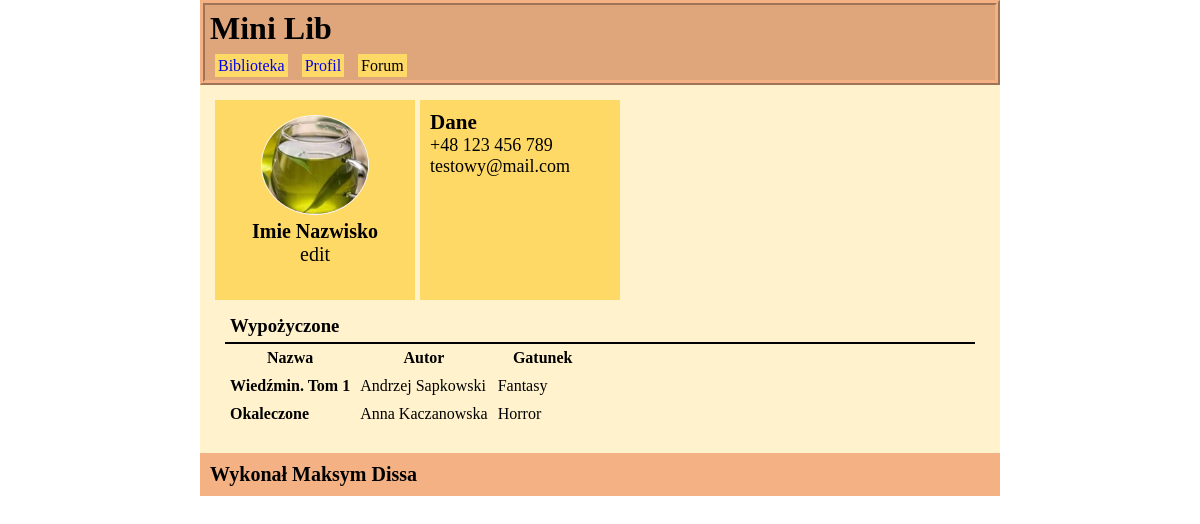
Page /part/profile.php on the committed database.
### tables this page shows
CREATE TABLE `book` (
  `id` int(11) NOT NULL,
  `name` varchar(30) NOT NULL,
  `autor` varchar(30) NOT NULL,
  `genre` varchar(30) NOT NULL
);

### part/profile.php (the view, shortened to what this page needs)
<!DOCTYPE html>
<html>
<head>
	<link rel="stylesheet" type="text/css" href="style/style_2.css">
</head>
<body>
	<div class="strona">
		<div class="banner">
			<?php require 'header.php';?>
		</div>
	<div class="profile">
		<div class="nickname">
			<img src="picture/green-tea.jpg" class="avatar" style="border-radius: 50%; height: 100px; border: 1px solid whitesmoke;">
			<p><b>Imie Nazwisko</b></p>
			<p>edit</p>
		</div>
		<div class="dane">
			<h3>Dane</h3>
			<p>+48 123 456 789</p>
			<p>testowy@mail.com</p>
		</div>
		<div class="borrow">
			<div class="book">
				<h3>Wypożyczone</h3>
				<table>
				<tr>
				<th>Nazwa</th>
				<th>Autor</th>
				<th>Gatunek</th>
				</tr>
<?php
	require 'script.php';
$sql = "SELECT `book`.`name`, `book`.`autor`, `book`.`genre`, `user`.`nickname` FROM `borrow` INNER JOIN `user` ON `borrow`.`user_id` = `user`.`id` INNER JOIN `book` ON `borrow`.`book_id` = `book`.`id`";
$result = $conn->query($sql);
if($result->num_rows > 0)
{
while($row = $result->fetch_assoc())
{
    echo "<tr>
        <td title='link do ksiazki...'><b>".$row["name"]."</b></td>
        <td>" . $row["autor"]. "</td>
        <td>" . $row["genre"]. "</td>
    </tr>";
}
}
else
{
  echo "0 results";
}
?>
			</table>
			</div>
		</div>
	</div>
		<div class="footer">
			<?php
				require("footer.php");
			?>
		</div>
	</div>
</body>
</html>

### part/style/style_2.css (style rules this page uses)
.strona { background-color: #FFF2CC; }
.profile { padding: 15px; }
.nickname { text-align: center; padding: 15px; margin-right: 5px; font-size: 20px; float: left; background-color: #FFD966; min-height: 200px; min-width: 200px; }
.dane { padding: 10px; font-size: 18px; float: left; background-color: #FFD966; min-height: 200px; min-width: 200px; }
.borrow { padding: 10px; clear: both; }
.book h3 { background-color: ; padding: 5px; border-bottom: 2px solid black; }
.borrow table { border-collapse: collapse; }
.borrow table td, .borrow table th { padding: 5px; min-width: 100px; }

### part/style/style_1.css (style rules this page uses)
* { margin: 0px; padding: 0px; box-sizing: border-box; list-style: none; text-decoration: none; }
.strona { min-width: 200px; max-width: 800px; margin: 0px auto; }
.footer { clear: both; background-color: #F4B183; padding: 10px; font-size: 20px; }

### rows in the picture
book: name "Wiedźmin. Tom 1", autor "Andrzej Sapkowski", genre "Fantasy"
book: name "Okaleczone", autor "Anna Kaczanowska", genre "Horror"
